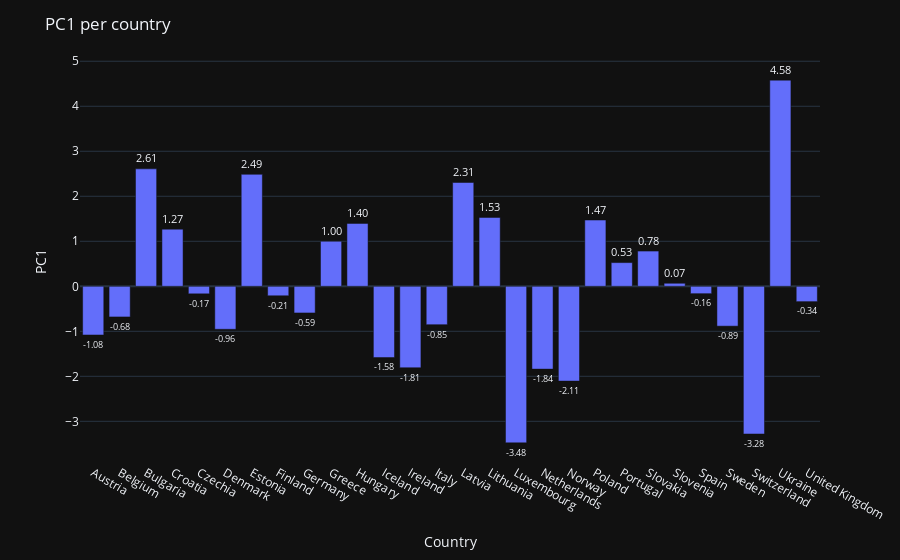

The notebook cell saved with this chart:
### Code cell
features = ['Area', 'GDP', 'Inflation', 'Life.expect', 'Military', 'Pop.growth', 'Unemployment']

x_scaled = StandardScaler().fit_transform(dataset[features])

pca = PCA(n_components=1)
pca_features = pca.fit_transform(x_scaled)  # paises en la nueva base de componentes pcpales

df = pd.DataFrame(data=list(map(lambda x: x[0], pca_features)), columns=['PC1'], index=dataset['Country'])

fig = px.bar(data_frame=df, text_auto='.2f')
fig.update_layout(yaxis_title='PC1', title='PC1 per country', showlegend=False)
fig.update_traces(textfont_size=12, textangle=0, textposition="outside", cliponaxis=False)
fig.show()

### Figure 1 — Plotly figure (JSON) as saved in the notebook; plotly's stock layout.template omitted (floating-point values rounded to 4 significant figures)
{"data": [{"alignmentgroup": "True", "hovertemplate": "variable=PC1<br>Country=%{x}<br>value=%{y}<extra></extra>", "legendgroup": "PC1", "marker": {"color": "#636efa", "pattern": {"shape": ""}}, "name": "PC1", "offsetgroup": "PC1", "orientation": "v", "showlegend": true, "textposition": "outside", "texttemplate": "%{y:.2f}", "x": ["Austria", "Belgium", "Bulgaria", "Croatia", "Czechia", "Denmark", "Estonia", "Finland", "Germany", "Greece", "Hungary", "Iceland", "Ireland", "Italy", "Latvia", "Lithuania", "Luxembourg", "Netherlands", "Norway", "Poland", "Portugal", "Slovakia", "Slovenia", "Spain", "Sweden", "Switzerland", "Ukraine", "United Kingdom"], "xaxis": "x", "y": [-1.082, -0.6811, 2.61, 1.27, -0.1672, -0.9552, 2.488, -0.2106, -0.5924, 1.0, 1.397, -1.584, -1.809, -0.8532, 2.306, 1.53, -3.478, -1.84, -2.107, 1.472, 0.5265, 0.783, 0.06754, -0.1638, -0.8851, -3.282, 4.58, -0.3408], "yaxis": "y", "type": "bar", "textfont": {"size": 12}, "cliponaxis": false, "textangle": 0}], "layout": {"xaxis": {"anchor": "y", "domain": [0.0, 1.0], "title": {"text": "Country"}}, "yaxis": {"anchor": "x", "domain": [0.0, 1.0], "title": {"text": "PC1"}}, "legend": {"title": {"text": "variable"}, "tracegroupgap": 0}, "margin": {"t": 60}, "barmode": "relative", "title": {"text": "PC1 per country"}, "showlegend": false}}
